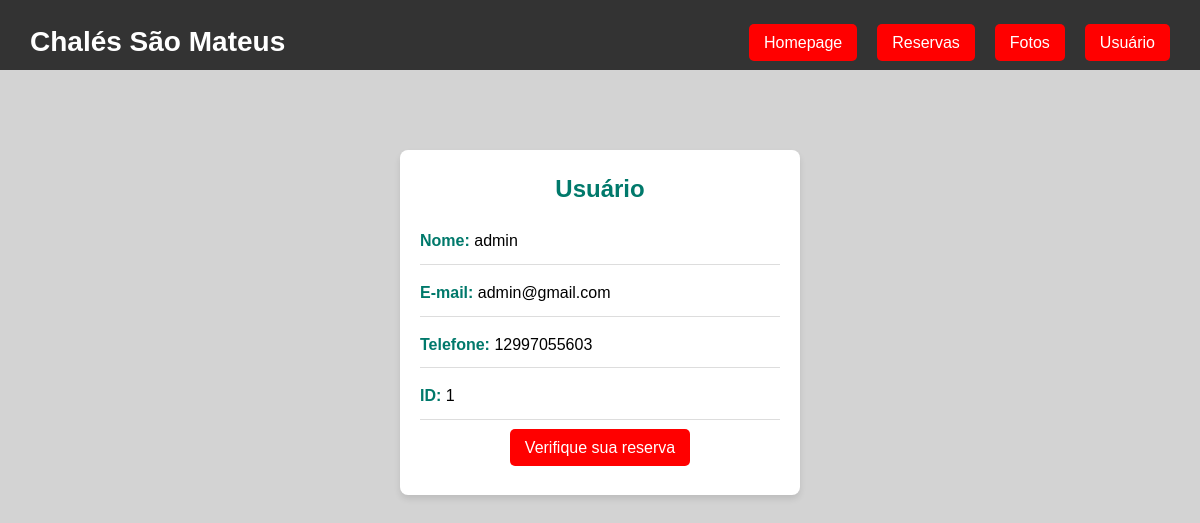
The app's page /minhaconta/ (signed in) with its own data.
### siteChale/models.py (models this page shows, shortened)
class Cliente(models.Model):
    nome = models.CharField(max_length=200, null=True, blank=True)
    email = models.CharField(max_length=200, null=True, blank=True)
    telefone = models.CharField(max_length=200, null=True, blank=True)
    id_sessao = models.AutoField(primary_key=True)
    usuario = models.OneToOneField(User, null=True, blank=True, on_delete=models.CASCADE)

### siteChale/views.py (the view)
# urls.py: path('minhaconta/', minha_conta, name="minha_conta"),
def minha_conta(request):
    cliente = Cliente.objects.get(usuario=request.user)
    nome = cliente.nome
    email = cliente.email
    telefone = cliente.telefone
    id_usuario = cliente.id_sessao
    return render(request, 'minha_conta.html', {
        'nome': nome,
        'email': email,
        'telefone': telefone,
        'id': id_usuario,
    })

### siteChale/templates/minha_conta.html (shortened to what this page needs)
{% load static %}
<!DOCTYPE html>
<html lang="pt-BR">
    <head>
        <link rel="stylesheet" href="{% static 'css/minha_conta.css' %}" />
    </head>
    <body>
        <div class="content">
            {% include 'base.html' %}
            <div class="conta">
                <h2>Usuário</h2>
                <p><strong>Nome:</strong> {{ nome }}</p>
                <p><strong>E-mail:</strong> {{ email }}</p>
                <p><strong>Telefone:</strong> {{ telefone }}</p>
                <p><strong>ID:</strong> {{ id }}</p>
                <div class="link-reserva">
                    <a href="{% url 'home_reservas' %}" class="link-hospedagem"
                        >Verifique sua reserva</a
                    >
                </div>
            </div>
        </div>
    </body>
</html>

### siteChale/static/css/minha_conta.css (style rules this page uses)
* { margin: 0; padding: 0; box-sizing: border-box; }
body { margin: 0; padding: 0; font-family: Arial, sans-serif; background: url("../img/fotoChale.png") no-repeat center center fixed; background-size: cover; background-position: center; background-repeat: no-repeat; min-height: 100vh; padding-top: 50px; }
h2 { font-size: 24px; color: #00796b; margin-bottom: 20px; text-align: center; }
.conta { background-color: #fff; border-radius: 8px; box-shadow: 0 4px 6px rgba(0, 0, 0, 0.1); padding: 20px; max-width: 400px; margin: 0 auto; margin-top: 150px; font-size: 16px; }
.conta p { margin-top: 15px; line-height: 1.6; }
.conta strong { color: #00796b; }
.conta p strong { font-weight: bold; }
.conta p:not(:last-child) { border-bottom: 1px solid #ddd; padding-bottom: 10px; }
.link-reserva { text-align: center; padding: 15px; }
.link-hospedagem { text-decoration: none; color: white; font-size: 16px; background-color: red; padding: 10px 15px; border-radius: 5px; transition: 0.3s; }

### siteChale/static/css/base.css (style rules this page uses)
* { margin: 0; padding: 0; box-sizing: border-box; }
body { background-color: lightgray; font-family: Arial, sans-serif; line-height: 1.6; background-size: cover; position: relative; margin: 0; padding: 0; }

### records on screen
Cliente: nome "admin", email "admin@gmail.com", telefone "12997055603"

### other values on screen
{{ id }} "1"
